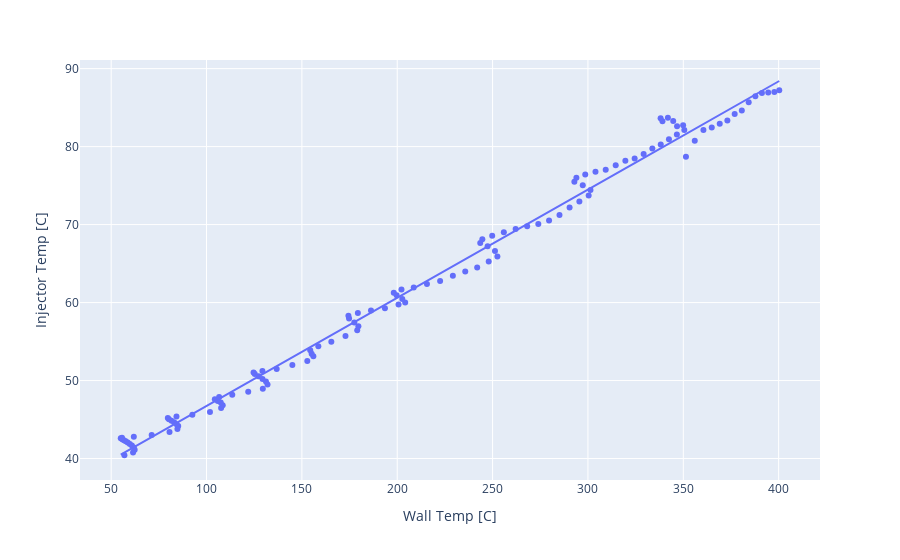

Notebook cell for this chart:
### Code cell
fig14inj = px.scatter(June14HeatingFilt, x="Wall Temp [C]", y="Injector Temp [C]", trendline="ols")
fig14inj.show()
